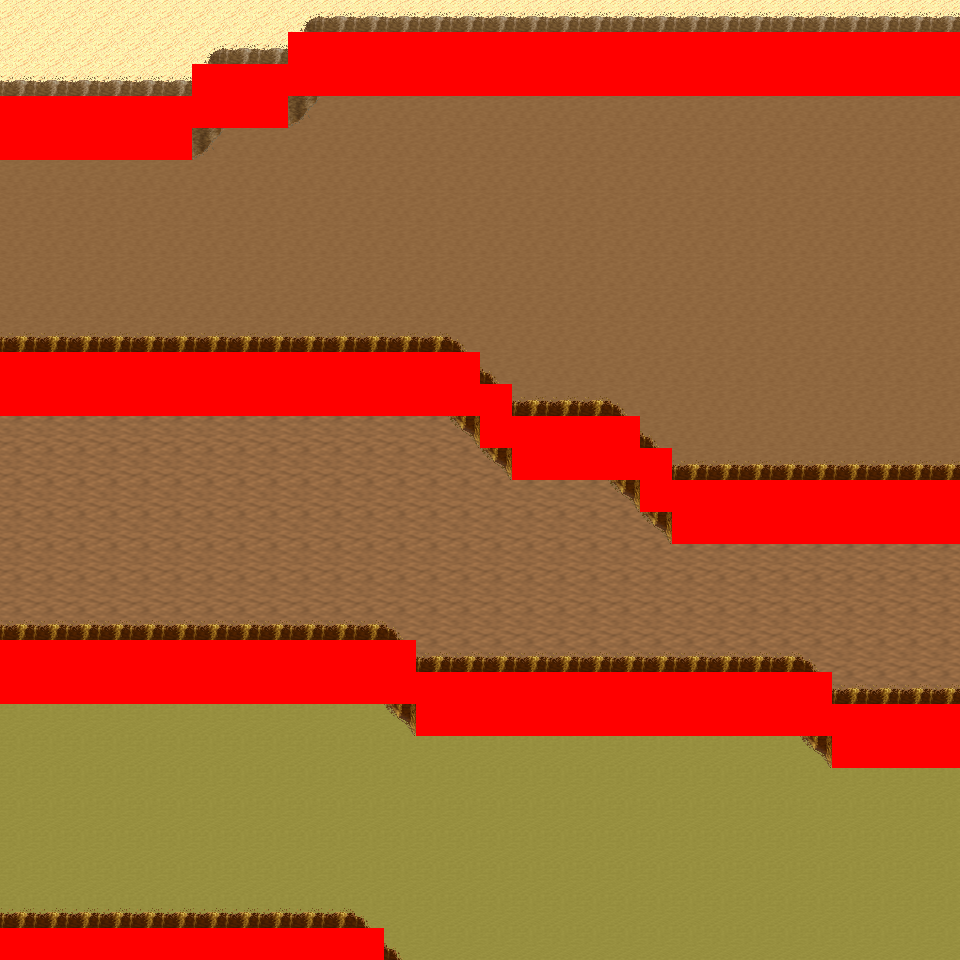

Rendered tile map (Tiled .tmx) drawn with the repository's tilesets; below, a short description and the map source with its tile grids summarised:
An orthogonal 30x30 tile map with 32x32 px tiles, 6 tile layers (Ground, Object, Object2, Above, ...), 8 tilesets and 10 objects (10x mapExit).

<map version="1.0" orientation="orthogonal" renderorder="right-down" width="30" height="30" tilewidth="32" tileheight="32" nextobjectid="11">
  <tileset firstgid="1" name="tileset_logic_collision" tilewidth="32" tileheight="32" tilecount="1" columns="1">
    <image source="../drawable/tileset_logic_collision.png" width="32" height="32" />
  </tileset>
  <tileset firstgid="2" name="tileset_ground_ground" tilewidth="32" tileheight="32" tilecount="33" columns="3">
    <image source="../drawable/tileset_ground_ground.png" width="96" height="352" />
  </tileset>
  <tileset firstgid="35" name="tileset_ground_ridge_earth_pale" tilewidth="32" tileheight="32" tilecount="96" columns="12">
    <image source="../drawable/tileset_ground_ridge_earth_pale.png" width="384" height="256" />
  </tileset>
  <tileset firstgid="131" name="tileset_ground_ridge_earth_dark" tilewidth="32" tileheight="32" tilecount="96" columns="12">
    <image source="../drawable/tileset_ground_ridge_earth_dark.png" width="384" height="256" />
  </tileset>
  <tileset firstgid="227" name="tileset_terrain_desert" tilewidth="32" tileheight="32" tilecount="88" columns="8">
    <image source="../drawable/tileset_terrain_desert.png" width="256" height="352" />
  </tileset>
  <tileset firstgid="315" name="tileset_plant_tree_tree_darkgreen" tilewidth="32" tileheight="32" tilecount="88" columns="8">
    <image source="../drawable/tileset_plant_tree_tree_darkgreen.png" width="256" height="352" />
  </tileset>
  <tileset firstgid="403" name="tileset_plant_cactus_2" tilewidth="32" tileheight="32" tilecount="10" columns="5">
    <image source="../drawable/tileset_plant_cactus_2.png" width="160" height="64" />
  </tileset>
  <tileset firstgid="413" name="tileset_ground_sand_2" tilewidth="32" tileheight="32" tilecount="15" columns="5">
    <image source="../drawable/tileset_ground_sand_2.png" width="160" height="96" />
  </tileset>
  <layer name="Ground" width="30" height="30">
    <data>[900 cells, 900 non-empty, 4 distinct tile ids]</data>
  </layer>
  <layer name="Object" width="30" height="30">
    <data>[900 cells, 303 non-empty, 14 distinct tile ids]</data>
  </layer>
  <layer name="Object2" width="30" height="30">
    <data>[900 cells, 0 non-empty, 0 distinct tile ids]</data>
  </layer>
  <layer name="Above" width="30" height="30">
    <data>[900 cells, 0 non-empty, 0 distinct tile ids]</data>
  </layer>
  <layer name="Above2" width="30" height="30">
    <data>[900 cells, 0 non-empty, 0 distinct tile ids]</data>
  </layer>
  <layer name="Walkable" width="30" height="30">
    <data>[900 cells, 192 non-empty, 1 distinct tile ids]</data>
  </layer>
  <objectgroup name="MapEvents">
    <object id="1" name="north" type="mapExit" x="0" y="0" width="960" height="32">
      <properties>
        <property name="map" value="level_0_x20_y146" />
        <property name="x" value="0" />
        <property name="y" value="28" />
      </properties>
    </object>
    <object id="2" name="south" type="mapExit" x="384" y="928" width="576" height="32">
      <properties>
        <property name="map" value="level_0_x20_y148" />
        <property name="x" value="12" />
        <property name="y" value="1" />
      </properties>
    </object>
    <object id="3" name="west" type="mapExit" x="0" y="0" width="32" height="96">
      <properties>
        <property name="map" value="level_0_x19_y147" />
        <property name="x" value="28" />
        <property name="y" value="0" />
      </properties>
    </object>
    <object id="4" name="west2" type="mapExit" x="0" y="160" width="32" height="192">
      <properties>
        <property name="map" value="level_0_x19_y147" />
        <property name="x" value="28" />
        <property name="y" value="5" />
      </properties>
    </object>
    <object id="5" name="west3" type="mapExit" x="0" y="416" width="32" height="224">
      <properties>
        <property name="map" value="level_0_x19_y147" />
        <property name="x" value="28" />
        <property name="y" value="13" />
      </properties>
    </object>
    <object id="6" name="west4" type="mapExit" x="0" y="704" width="32" height="224">
      <properties>
        <property name="map" value="level_0_x19_y147" />
        <property name="x" value="28" />
        <property name="y" value="22" />
      </properties>
    </object>
    <object id="7" name="east" type="mapExit" x="928" y="0" width="32" height="32">
      <properties>
        <property name="map" value="level_0_x21_y147" />
        <property name="x" value="1" />
        <property name="y" value="0" />
      </properties>
    </object>
    <object id="8" name="east2" type="mapExit" x="928" y="96" width="32" height="384">
      <properties>
        <property name="map" value="level_0_x21_y147" />
        <property name="x" value="1" />
        <property name="y" value="3" />
      </properties>
    </object>
    <object id="9" name="east3" type="mapExit" x="928" y="544" width="32" height="160">
      <properties>
        <property name="map" value="level_0_x21_y147" />
        <property name="x" value="1" />
        <property name="y" value="17" />
      </properties>
    </object>
    <object id="10" name="east4" type="mapExit" x="928" y="768" width="32" height="192">
      <properties>
        <property name="map" value="level_0_x21_y147" />
        <property name="x" value="1" />
        <property name="y" value="24" />
      </properties>
    </object>
  </objectgroup>
</map>
